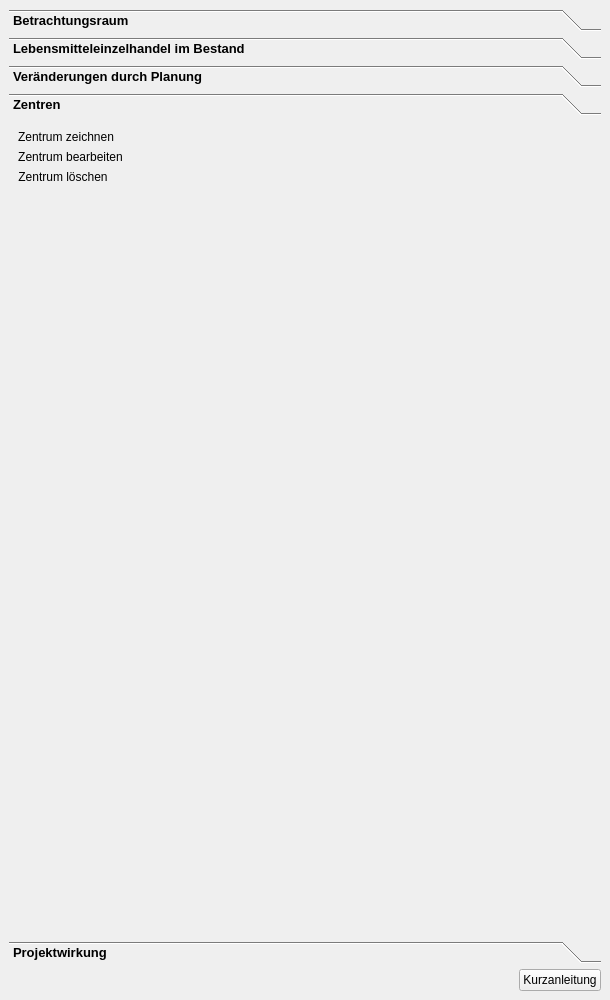
<?xml version="1.0" encoding="UTF-8"?>
<ui version="4.0">
 <class>DockWidget</class>
 <widget class="QDockWidget" name="DockWidget">
  <property name="geometry">
   <rect>
    <x>0</x>
    <y>0</y>
    <width>610</width>
    <height>1000</height>
   </rect>
  </property>
  <property name="styleSheet">
   <string notr="true">QToolBox:tab {
	font: bold 10pt ;
    color: black;
}
QGroupBox::title {
	font: bold italic 8pt ;
    color: black;
}
QPushButton::flat{
background-color: none;
border: 0;
}</string>
  </property>
  <property name="windowTitle">
   <string>Projekt-Check Analyse-Tools // Standortkonkurrenz und Supermärkte</string>
  </property>
  <widget class="QWidget" name="dockWidgetContents">
   <layout class="QVBoxLayout" name="verticalLayout">
    <item>
     <widget class="QToolBox" name="toolBox">
      <property name="currentIndex">
       <number>3</number>
      </property>
      <widget class="QWidget" name="page">
       <property name="geometry">
        <rect>
         <x>0</x>
         <y>0</y>
         <width>592</width>
         <height>793</height>
        </rect>
       </property>
       <attribute name="label">
        <string>Betrachtungsraum</string>
       </attribute>
       <layout class="QVBoxLayout" name="verticalLayout_2">
        <item>
         <widget class="QPushButton" name="pushButton_39">
          <property name="sizePolicy">
           <sizepolicy hsizetype="Fixed" vsizetype="Fixed">
            <horstretch>0</horstretch>
            <verstretch>0</verstretch>
           </sizepolicy>
          </property>
          <property name="layoutDirection">
           <enum>Qt::LeftToRight</enum>
          </property>
          <property name="text">
           <string>Betrachtungsraum auswählen</string>
          </property>
          <property name="icon">
           <iconset>
            <normaloff>../../images/iconset_mob/20190619_iconset_mob_select_1.png</normaloff>
            <normalon>../../images/iconset_mob/20190619_iconset_mob_select_2.png</normalon>../../images/iconset_mob/20190619_iconset_mob_select_1.png</iconset>
          </property>
          <property name="checkable">
           <bool>true</bool>
          </property>
          <property name="flat">
           <bool>true</bool>
          </property>
         </widget>
        </item>
        <item>
         <widget class="QPushButton" name="pushButton_41">
          <property name="sizePolicy">
           <sizepolicy hsizetype="Fixed" vsizetype="Fixed">
            <horstretch>0</horstretch>
            <verstretch>0</verstretch>
           </sizepolicy>
          </property>
          <property name="layoutDirection">
           <enum>Qt::LeftToRight</enum>
          </property>
          <property name="text">
           <string>Märkte und Zentren anzeigen</string>
          </property>
          <property name="icon">
           <iconset>
            <normaloff>../../images/iconset_mob/20190619_iconset_mob_visible_3.png</normaloff>
            <normalon>../../images/iconset_mob/20190619_iconset_mob_visible_2.png</normalon>../../images/iconset_mob/20190619_iconset_mob_visible_3.png</iconset>
          </property>
          <property name="checkable">
           <bool>true</bool>
          </property>
          <property name="flat">
           <bool>true</bool>
          </property>
         </widget>
        </item>
        <item>
         <spacer name="verticalSpacer">
          <property name="orientation">
           <enum>Qt::Vertical</enum>
          </property>
          <property name="sizeHint" stdset="0">
           <size>
            <width>20</width>
            <height>40</height>
           </size>
          </property>
         </spacer>
        </item>
       </layout>
      </widget>
      <widget class="QWidget" name="page_2">
       <property name="geometry">
        <rect>
         <x>0</x>
         <y>0</y>
         <width>592</width>
         <height>793</height>
        </rect>
       </property>
       <attribute name="label">
        <string>Lebensmitteleinzelhandel im Bestand</string>
       </attribute>
       <layout class="QGridLayout" name="gridLayout_3">
        <item row="0" column="1">
         <widget class="QLabel" name="label_2">
          <property name="font">
           <font>
            <weight>75</weight>
            <bold>true</bold>
           </font>
          </property>
          <property name="text">
           <string>Erfassungsvorlagen</string>
          </property>
         </widget>
        </item>
        <item row="2" column="1" colspan="5">
         <widget class="QFrame" name="frame">
          <property name="frameShape">
           <enum>QFrame::StyledPanel</enum>
          </property>
          <property name="frameShadow">
           <enum>QFrame::Raised</enum>
          </property>
          <layout class="QGridLayout" name="gridLayout">
           <item row="2" column="0">
            <widget class="QLabel" name="label_3">
             <property name="text">
              <string>Dialog!</string>
             </property>
            </widget>
           </item>
           <item row="5" column="0" colspan="2">
            <widget class="QDialogButtonBox" name="buttonBox">
             <property name="standardButtons">
              <set>QDialogButtonBox::Cancel|QDialogButtonBox::Ok</set>
             </property>
            </widget>
           </item>
           <item row="4" column="0">
            <widget class="QComboBox" name="comboBox_6">
             <property name="sizePolicy">
              <sizepolicy hsizetype="Minimum" vsizetype="Fixed">
               <horstretch>0</horstretch>
               <verstretch>0</verstretch>
              </sizepolicy>
             </property>
             <property name="minimumSize">
              <size>
               <width>90</width>
               <height>0</height>
              </size>
             </property>
             <property name="currentText">
              <string>[Dateiformat]</string>
             </property>
             <item>
              <property name="text">
               <string>[Dateiformat]</string>
              </property>
             </item>
            </widget>
           </item>
           <item row="4" column="1">
            <spacer name="horizontalSpacer_16">
             <property name="orientation">
              <enum>Qt::Horizontal</enum>
             </property>
             <property name="sizeHint" stdset="0">
              <size>
               <width>40</width>
               <height>20</height>
              </size>
             </property>
            </spacer>
           </item>
           <item row="3" column="0" colspan="2">
            <widget class="QLineEdit" name="lineEdit">
             <property name="placeholderText">
              <string>Zielordner</string>
             </property>
            </widget>
           </item>
          </layout>
         </widget>
        </item>
        <item row="4" column="1" colspan="5">
         <widget class="QFrame" name="frame_2">
          <property name="frameShape">
           <enum>QFrame::StyledPanel</enum>
          </property>
          <property name="frameShadow">
           <enum>QFrame::Raised</enum>
          </property>
          <layout class="QGridLayout" name="gridLayout_2">
           <item row="2" column="1">
            <spacer name="horizontalSpacer_17">
             <property name="orientation">
              <enum>Qt::Horizontal</enum>
             </property>
             <property name="sizeHint" stdset="0">
              <size>
               <width>40</width>
               <height>20</height>
              </size>
             </property>
            </spacer>
           </item>
           <item row="3" column="0" colspan="2">
            <widget class="QDialogButtonBox" name="buttonBox_2">
             <property name="standardButtons">
              <set>QDialogButtonBox::Cancel|QDialogButtonBox::Ok</set>
             </property>
            </widget>
           </item>
           <item row="1" column="0" colspan="2">
            <widget class="QLineEdit" name="lineEdit_2">
             <property name="placeholderText">
              <string>Quelldatei (wieso CSV/Excel gegen Shape getrennt?)</string>
             </property>
            </widget>
           </item>
           <item row="2" column="0">
            <widget class="QCheckBox" name="checkBox_21">
             <property name="text">
              <string>vorhandene Märkte entfernen</string>
             </property>
            </widget>
           </item>
           <item row="0" column="0">
            <widget class="QLabel" name="label_4">
             <property name="text">
              <string>Dialog!</string>
             </property>
            </widget>
           </item>
          </layout>
         </widget>
        </item>
        <item row="7" column="1">
         <widget class="QLabel" name="label_5">
          <property name="font">
           <font>
            <weight>75</weight>
            <bold>true</bold>
           </font>
          </property>
          <property name="text">
           <string>OpenStreetMap-Daten</string>
          </property>
         </widget>
        </item>
        <item row="6" column="1" colspan="5">
         <widget class="Line" name="line">
          <property name="orientation">
           <enum>Qt::Horizontal</enum>
          </property>
         </widget>
        </item>
        <item row="12" column="4" colspan="2">
         <widget class="QCheckBox" name="checkBox_23">
          <property name="text">
           <string>zusätzlicher Buffer für Umkreissuche (m)</string>
          </property>
         </widget>
        </item>
        <item row="11" column="2">
         <spacer name="horizontalSpacer">
          <property name="orientation">
           <enum>Qt::Horizontal</enum>
          </property>
          <property name="sizeHint" stdset="0">
           <size>
            <width>40</width>
            <height>20</height>
           </size>
          </property>
         </spacer>
        </item>
        <item row="11" column="1">
         <widget class="QPushButton" name="pushButton">
          <property name="sizePolicy">
           <sizepolicy hsizetype="Minimum" vsizetype="Fixed">
            <horstretch>0</horstretch>
            <verstretch>0</verstretch>
           </sizepolicy>
          </property>
          <property name="text">
           <string>Betrachtungsraum mit Märkten aus OSM ergänzen</string>
          </property>
          <property name="icon">
           <iconset>
            <normaloff>../../images/iconset_mob/20190619_iconset_mob_markets_osm_1.png</normaloff>../../images/iconset_mob/20190619_iconset_mob_markets_osm_1.png</iconset>
          </property>
         </widget>
        </item>
        <item row="3" column="1">
         <widget class="QPushButton" name="pushButton_46">
          <property name="sizePolicy">
           <sizepolicy hsizetype="Fixed" vsizetype="Fixed">
            <horstretch>0</horstretch>
            <verstretch>0</verstretch>
           </sizepolicy>
          </property>
          <property name="layoutDirection">
           <enum>Qt::LeftToRight</enum>
          </property>
          <property name="text">
           <string>befüllte Vorlage einlesen</string>
          </property>
          <property name="icon">
           <iconset>
            <normaloff>../../images/iconset_mob/20190619_iconset_mob_template_read_1.png</normaloff>../../images/iconset_mob/20190619_iconset_mob_template_read_1.png</iconset>
          </property>
          <property name="checkable">
           <bool>true</bool>
          </property>
         </widget>
        </item>
        <item row="13" column="5">
         <widget class="QSlider" name="horizontalSlider">
          <property name="maximum">
           <number>10000</number>
          </property>
          <property name="orientation">
           <enum>Qt::Horizontal</enum>
          </property>
         </widget>
        </item>
        <item row="13" column="4">
         <widget class="QSpinBox" name="spinBox">
          <property name="maximum">
           <number>10000</number>
          </property>
         </widget>
        </item>
        <item row="1" column="1">
         <widget class="QPushButton" name="pushButton_45">
          <property name="sizePolicy">
           <sizepolicy hsizetype="Fixed" vsizetype="Fixed">
            <horstretch>0</horstretch>
            <verstretch>0</verstretch>
           </sizepolicy>
          </property>
          <property name="layoutDirection">
           <enum>Qt::LeftToRight</enum>
          </property>
          <property name="text">
           <string>Erfassungsvorlage erzeugen</string>
          </property>
          <property name="icon">
           <iconset>
            <normaloff>../../images/iconset_mob/20190619_iconset_mob_template_create_1.png</normaloff>../../images/iconset_mob/20190619_iconset_mob_template_create_1.png</iconset>
          </property>
          <property name="checkable">
           <bool>true</bool>
          </property>
         </widget>
        </item>
        <item row="19" column="1">
         <widget class="QPushButton" name="pushButton_33">
          <property name="sizePolicy">
           <sizepolicy hsizetype="Fixed" vsizetype="Fixed">
            <horstretch>0</horstretch>
            <verstretch>0</verstretch>
           </sizepolicy>
          </property>
          <property name="text">
           <string>Markt löschen</string>
          </property>
          <property name="icon">
           <iconset>
            <normaloff>../../images/iconset_mob/20190619_iconset_mob_market_delete_1.png</normaloff>
            <normalon>../../images/iconset_mob/20190619_iconset_mob_market_delete_2.png</normalon>../../images/iconset_mob/20190619_iconset_mob_market_delete_1.png</iconset>
          </property>
          <property name="checkable">
           <bool>true</bool>
          </property>
          <property name="autoExclusive">
           <bool>true</bool>
          </property>
          <property name="flat">
           <bool>true</bool>
          </property>
         </widget>
        </item>
        <item row="18" column="1">
         <widget class="QPushButton" name="pushButton_32">
          <property name="sizePolicy">
           <sizepolicy hsizetype="Fixed" vsizetype="Fixed">
            <horstretch>0</horstretch>
            <verstretch>0</verstretch>
           </sizepolicy>
          </property>
          <property name="text">
           <string>Markt bearbeiten</string>
          </property>
          <property name="icon">
           <iconset>
            <normaloff>../../images/iconset_mob/20190619_iconset_mob_market_edit_1.png</normaloff>
            <normalon>../../images/iconset_mob/20190619_iconset_mob_market_edit_2.png</normalon>../../images/iconset_mob/20190619_iconset_mob_market_edit_1.png</iconset>
          </property>
          <property name="checkable">
           <bool>true</bool>
          </property>
          <property name="autoExclusive">
           <bool>true</bool>
          </property>
          <property name="flat">
           <bool>true</bool>
          </property>
         </widget>
        </item>
        <item row="11" column="4" colspan="2">
         <widget class="QCheckBox" name="checkBox_22">
          <property name="text">
           <string>vorhandene OSM-Märkte entfernen</string>
          </property>
         </widget>
        </item>
        <item row="17" column="1">
         <widget class="QPushButton" name="pushButton_31">
          <property name="sizePolicy">
           <sizepolicy hsizetype="Fixed" vsizetype="Fixed">
            <horstretch>0</horstretch>
            <verstretch>0</verstretch>
           </sizepolicy>
          </property>
          <property name="text">
           <string>Markt hinzufügen</string>
          </property>
          <property name="icon">
           <iconset>
            <normaloff>../../images/iconset_mob/20190619_iconset_mob_market_add_1.png</normaloff>
            <normalon>../../images/iconset_mob/20190619_iconset_mob_market_add_2.png</normalon>../../images/iconset_mob/20190619_iconset_mob_market_add_1.png</iconset>
          </property>
          <property name="checkable">
           <bool>true</bool>
          </property>
          <property name="autoExclusive">
           <bool>true</bool>
          </property>
          <property name="flat">
           <bool>true</bool>
          </property>
         </widget>
        </item>
        <item row="20" column="1" colspan="5">
         <spacer name="verticalSpacer_2">
          <property name="orientation">
           <enum>Qt::Vertical</enum>
          </property>
          <property name="sizeHint" stdset="0">
           <size>
            <width>20</width>
            <height>40</height>
           </size>
          </property>
         </spacer>
        </item>
        <item row="16" column="1">
         <widget class="QLabel" name="label_6">
          <property name="font">
           <font>
            <weight>75</weight>
            <bold>true</bold>
           </font>
          </property>
          <property name="text">
           <string>individuelle Bearbeitung</string>
          </property>
         </widget>
        </item>
        <item row="15" column="1" colspan="5">
         <widget class="Line" name="line_2">
          <property name="orientation">
           <enum>Qt::Horizontal</enum>
          </property>
         </widget>
        </item>
       </layout>
      </widget>
      <widget class="QWidget" name="page_3">
       <property name="geometry">
        <rect>
         <x>0</x>
         <y>0</y>
         <width>592</width>
         <height>793</height>
        </rect>
       </property>
       <attribute name="label">
        <string>Veränderungen durch Planung</string>
       </attribute>
       <layout class="QVBoxLayout" name="verticalLayout_3">
        <item>
         <widget class="QPushButton" name="pushButton_23">
          <property name="sizePolicy">
           <sizepolicy hsizetype="Fixed" vsizetype="Fixed">
            <horstretch>0</horstretch>
            <verstretch>0</verstretch>
           </sizepolicy>
          </property>
          <property name="text">
           <string>bestehenden Markt erweitern / schließen</string>
          </property>
          <property name="icon">
           <iconset>
            <normaloff>../../images/iconset_mob/20190619_iconset_mob_market_edit_1.png</normaloff>
            <normalon>../../images/iconset_mob/20190619_iconset_mob_market_edit_2.png</normalon>../../images/iconset_mob/20190619_iconset_mob_market_edit_1.png</iconset>
          </property>
          <property name="checkable">
           <bool>true</bool>
          </property>
          <property name="autoExclusive">
           <bool>true</bool>
          </property>
          <property name="flat">
           <bool>true</bool>
          </property>
         </widget>
        </item>
        <item>
         <widget class="QPushButton" name="pushButton_24">
          <property name="sizePolicy">
           <sizepolicy hsizetype="Fixed" vsizetype="Fixed">
            <horstretch>0</horstretch>
            <verstretch>0</verstretch>
           </sizepolicy>
          </property>
          <property name="text">
           <string>geplanten Markt hinzufügen</string>
          </property>
          <property name="icon">
           <iconset>
            <normaloff>../../images/iconset_mob/20190619_iconset_mob_market_add_1.png</normaloff>
            <normalon>../../images/iconset_mob/20190619_iconset_mob_market_add_2.png</normalon>../../images/iconset_mob/20190619_iconset_mob_market_add_1.png</iconset>
          </property>
          <property name="checkable">
           <bool>true</bool>
          </property>
          <property name="autoExclusive">
           <bool>true</bool>
          </property>
          <property name="flat">
           <bool>true</bool>
          </property>
         </widget>
        </item>
        <item>
         <widget class="QPushButton" name="pushButton_25">
          <property name="sizePolicy">
           <sizepolicy hsizetype="Fixed" vsizetype="Fixed">
            <horstretch>0</horstretch>
            <verstretch>0</verstretch>
           </sizepolicy>
          </property>
          <property name="text">
           <string>geplanten Markt bearbeiten</string>
          </property>
          <property name="icon">
           <iconset>
            <normaloff>../../images/iconset_mob/20190619_iconset_mob_market_edit_1.png</normaloff>
            <normalon>../../images/iconset_mob/20190619_iconset_mob_market_edit_2.png</normalon>../../images/iconset_mob/20190619_iconset_mob_market_edit_1.png</iconset>
          </property>
          <property name="checkable">
           <bool>true</bool>
          </property>
          <property name="autoExclusive">
           <bool>true</bool>
          </property>
          <property name="flat">
           <bool>true</bool>
          </property>
         </widget>
        </item>
        <item>
         <widget class="QPushButton" name="pushButton_22">
          <property name="sizePolicy">
           <sizepolicy hsizetype="Fixed" vsizetype="Fixed">
            <horstretch>0</horstretch>
            <verstretch>0</verstretch>
           </sizepolicy>
          </property>
          <property name="text">
           <string>geplanten Markt löschen</string>
          </property>
          <property name="icon">
           <iconset>
            <normaloff>../../images/iconset_mob/20190619_iconset_mob_market_delete_1.png</normaloff>
            <normalon>../../images/iconset_mob/20190619_iconset_mob_market_delete_2.png</normalon>../../images/iconset_mob/20190619_iconset_mob_market_delete_1.png</iconset>
          </property>
          <property name="checkable">
           <bool>true</bool>
          </property>
          <property name="autoExclusive">
           <bool>true</bool>
          </property>
          <property name="flat">
           <bool>true</bool>
          </property>
         </widget>
        </item>
        <item>
         <spacer name="verticalSpacer_3">
          <property name="orientation">
           <enum>Qt::Vertical</enum>
          </property>
          <property name="sizeHint" stdset="0">
           <size>
            <width>20</width>
            <height>40</height>
           </size>
          </property>
         </spacer>
        </item>
       </layout>
      </widget>
      <widget class="QWidget" name="page_4">
       <property name="geometry">
        <rect>
         <x>0</x>
         <y>0</y>
         <width>592</width>
         <height>793</height>
        </rect>
       </property>
       <attribute name="label">
        <string>Zentren</string>
       </attribute>
       <layout class="QVBoxLayout" name="verticalLayout_4">
        <item>
         <widget class="QPushButton" name="pushButton_27">
          <property name="sizePolicy">
           <sizepolicy hsizetype="Fixed" vsizetype="Fixed">
            <horstretch>0</horstretch>
            <verstretch>0</verstretch>
           </sizepolicy>
          </property>
          <property name="text">
           <string>Zentrum zeichnen</string>
          </property>
          <property name="icon">
           <iconset>
            <normaloff>../../images/iconset_mob/20190619_iconset_mob_draw_polygon_1_checkable.png</normaloff>
            <normalon>../../images/iconset_mob/20190619_iconset_mob_draw_polygon_2_checkable.png</normalon>../../images/iconset_mob/20190619_iconset_mob_draw_polygon_1_checkable.png</iconset>
          </property>
          <property name="iconSize">
           <size>
            <width>24</width>
            <height>24</height>
           </size>
          </property>
          <property name="checkable">
           <bool>true</bool>
          </property>
          <property name="autoExclusive">
           <bool>true</bool>
          </property>
          <property name="flat">
           <bool>true</bool>
          </property>
         </widget>
        </item>
        <item>
         <widget class="QPushButton" name="pushButton_28">
          <property name="sizePolicy">
           <sizepolicy hsizetype="Fixed" vsizetype="Fixed">
            <horstretch>0</horstretch>
            <verstretch>0</verstretch>
           </sizepolicy>
          </property>
          <property name="text">
           <string>Zentrum bearbeiten</string>
          </property>
          <property name="icon">
           <iconset>
            <normaloff>../../images/iconset_mob/20190619_iconset_mob_specify_3_checkable.png</normaloff>
            <normalon>../../images/iconset_mob/20190619_iconset_mob_specify_2_checkable.png</normalon>../../images/iconset_mob/20190619_iconset_mob_specify_3_checkable.png</iconset>
          </property>
          <property name="iconSize">
           <size>
            <width>24</width>
            <height>24</height>
           </size>
          </property>
          <property name="checkable">
           <bool>true</bool>
          </property>
          <property name="autoExclusive">
           <bool>true</bool>
          </property>
          <property name="flat">
           <bool>true</bool>
          </property>
         </widget>
        </item>
        <item>
         <widget class="QPushButton" name="pushButton_26">
          <property name="sizePolicy">
           <sizepolicy hsizetype="Fixed" vsizetype="Fixed">
            <horstretch>0</horstretch>
            <verstretch>0</verstretch>
           </sizepolicy>
          </property>
          <property name="text">
           <string>Zentrum löschen</string>
          </property>
          <property name="icon">
           <iconset>
            <normaloff>../../images/iconset_mob/20190619_iconset_mob_delete_3.png</normaloff>
            <normalon>../../images/iconset_mob/20190619_iconset_mob_delete_2.png</normalon>../../images/iconset_mob/20190619_iconset_mob_delete_3.png</iconset>
          </property>
          <property name="iconSize">
           <size>
            <width>24</width>
            <height>24</height>
           </size>
          </property>
          <property name="checkable">
           <bool>true</bool>
          </property>
          <property name="autoExclusive">
           <bool>true</bool>
          </property>
          <property name="flat">
           <bool>true</bool>
          </property>
         </widget>
        </item>
        <item>
         <spacer name="verticalSpacer_4">
          <property name="orientation">
           <enum>Qt::Vertical</enum>
          </property>
          <property name="sizeHint" stdset="0">
           <size>
            <width>20</width>
            <height>40</height>
           </size>
          </property>
         </spacer>
        </item>
       </layout>
      </widget>
      <widget class="QWidget" name="page_5">
       <property name="geometry">
        <rect>
         <x>0</x>
         <y>0</y>
         <width>592</width>
         <height>793</height>
        </rect>
       </property>
       <attribute name="label">
        <string>Projektwirkung</string>
       </attribute>
       <layout class="QGridLayout" name="gridLayout_4">
        <item row="2" column="1">
         <widget class="QSpinBox" name="spinBox_2">
          <property name="maximum">
           <number>5000</number>
          </property>
         </widget>
        </item>
        <item row="2" column="2">
         <widget class="QSlider" name="horizontalSlider_2">
          <property name="maximum">
           <number>5000</number>
          </property>
          <property name="orientation">
           <enum>Qt::Horizontal</enum>
          </property>
         </widget>
        </item>
        <item row="1" column="1" colspan="2">
         <widget class="QLabel" name="label">
          <property name="text">
           <string>Pufferzone für Siedlungszellen um gewählte Gemeinden (in m):</string>
          </property>
         </widget>
        </item>
        <item row="4" column="1">
         <spacer name="verticalSpacer_5">
          <property name="orientation">
           <enum>Qt::Vertical</enum>
          </property>
          <property name="sizeHint" stdset="0">
           <size>
            <width>20</width>
            <height>40</height>
           </size>
          </property>
         </spacer>
        </item>
        <item row="3" column="1" colspan="2">
         <widget class="QCheckBox" name="checkBox">
          <property name="text">
           <string>Neuberechnung der Distanzen und Siedlungszellen erzwingen</string>
          </property>
         </widget>
        </item>
        <item row="1" column="0">
         <widget class="QPushButton" name="pushButton_2">
          <property name="text">
           <string>Projektwirkung schätzen</string>
          </property>
          <property name="icon">
           <iconset>
            <normaloff>../../images/iconset_mob/20190619_iconset_mob_calculate_1.png</normaloff>../../images/iconset_mob/20190619_iconset_mob_calculate_1.png</iconset>
          </property>
         </widget>
        </item>
       </layout>
      </widget>
     </widget>
    </item>
    <item>
     <layout class="QHBoxLayout" name="horizontalLayout_2">
      <property name="leftMargin">
       <number>0</number>
      </property>
      <property name="topMargin">
       <number>0</number>
      </property>
      <property name="rightMargin">
       <number>0</number>
      </property>
      <property name="bottomMargin">
       <number>0</number>
      </property>
      <item>
       <spacer name="horizontalSpacer_4">
        <property name="orientation">
         <enum>Qt::Horizontal</enum>
        </property>
        <property name="sizeHint" stdset="0">
         <size>
          <width>40</width>
          <height>20</height>
         </size>
        </property>
       </spacer>
      </item>
      <item>
       <widget class="QPushButton" name="pushButton_4">
        <property name="sizePolicy">
         <sizepolicy hsizetype="Fixed" vsizetype="Fixed">
          <horstretch>0</horstretch>
          <verstretch>0</verstretch>
         </sizepolicy>
        </property>
        <property name="layoutDirection">
         <enum>Qt::LeftToRight</enum>
        </property>
        <property name="text">
         <string>Kurzanleitung</string>
        </property>
        <property name="icon">
         <iconset>
          <normaloff>../../images/iconset_mob/20190619_iconset_mob_info_2.png</normaloff>../../images/iconset_mob/20190619_iconset_mob_info_2.png</iconset>
        </property>
       </widget>
      </item>
     </layout>
    </item>
   </layout>
  </widget>
 </widget>
 <resources/>
 <connections>
  <connection>
   <sender>pushButton_45</sender>
   <signal>toggled(bool)</signal>
   <receiver>frame</receiver>
   <slot>setVisible(bool)</slot>
   <hints>
    <hint type="sourcelabel">
     <x>146</x>
     <y>108</y>
    </hint>
    <hint type="destinationlabel">
     <x>199</x>
     <y>124</y>
    </hint>
   </hints>
  </connection>
  <connection>
   <sender>pushButton_46</sender>
   <signal>toggled(bool)</signal>
   <receiver>frame_2</receiver>
   <slot>setVisible(bool)</slot>
   <hints>
    <hint type="sourcelabel">
     <x>61</x>
     <y>234</y>
    </hint>
    <hint type="destinationlabel">
     <x>112</x>
     <y>257</y>
    </hint>
   </hints>
  </connection>
  <connection>
   <sender>checkBox_23</sender>
   <signal>toggled(bool)</signal>
   <receiver>spinBox</receiver>
   <slot>setEnabled(bool)</slot>
   <hints>
    <hint type="sourcelabel">
     <x>322</x>
     <y>390</y>
    </hint>
    <hint type="destinationlabel">
     <x>322</x>
     <y>408</y>
    </hint>
   </hints>
  </connection>
  <connection>
   <sender>horizontalSlider</sender>
   <signal>valueChanged(int)</signal>
   <receiver>spinBox</receiver>
   <slot>setValue(int)</slot>
   <hints>
    <hint type="sourcelabel">
     <x>372</x>
     <y>423</y>
    </hint>
    <hint type="destinationlabel">
     <x>332</x>
     <y>422</y>
    </hint>
   </hints>
  </connection>
  <connection>
   <sender>spinBox</sender>
   <signal>valueChanged(int)</signal>
   <receiver>horizontalSlider</receiver>
   <slot>setValue(int)</slot>
   <hints>
    <hint type="sourcelabel">
     <x>320</x>
     <y>422</y>
    </hint>
    <hint type="destinationlabel">
     <x>376</x>
     <y>420</y>
    </hint>
   </hints>
  </connection>
  <connection>
   <sender>checkBox_23</sender>
   <signal>toggled(bool)</signal>
   <receiver>horizontalSlider</receiver>
   <slot>setEnabled(bool)</slot>
   <hints>
    <hint type="sourcelabel">
     <x>386</x>
     <y>394</y>
    </hint>
    <hint type="destinationlabel">
     <x>405</x>
     <y>406</y>
    </hint>
   </hints>
  </connection>
  <connection>
   <sender>horizontalSlider_2</sender>
   <signal>valueChanged(int)</signal>
   <receiver>spinBox_2</receiver>
   <slot>setValue(int)</slot>
   <hints>
    <hint type="sourcelabel">
     <x>236</x>
     <y>225</y>
    </hint>
    <hint type="destinationlabel">
     <x>181</x>
     <y>223</y>
    </hint>
   </hints>
  </connection>
  <connection>
   <sender>spinBox_2</sender>
   <signal>valueChanged(int)</signal>
   <receiver>horizontalSlider_2</receiver>
   <slot>setValue(int)</slot>
   <hints>
    <hint type="sourcelabel">
     <x>166</x>
     <y>223</y>
    </hint>
    <hint type="destinationlabel">
     <x>226</x>
     <y>225</y>
    </hint>
   </hints>
  </connection>
 </connections>
</ui>
